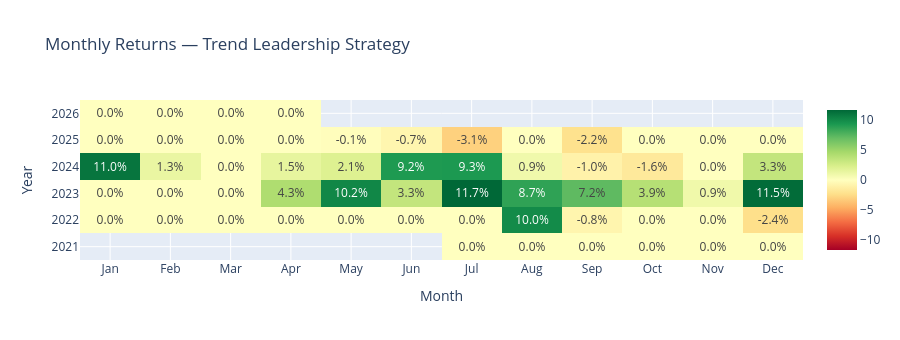
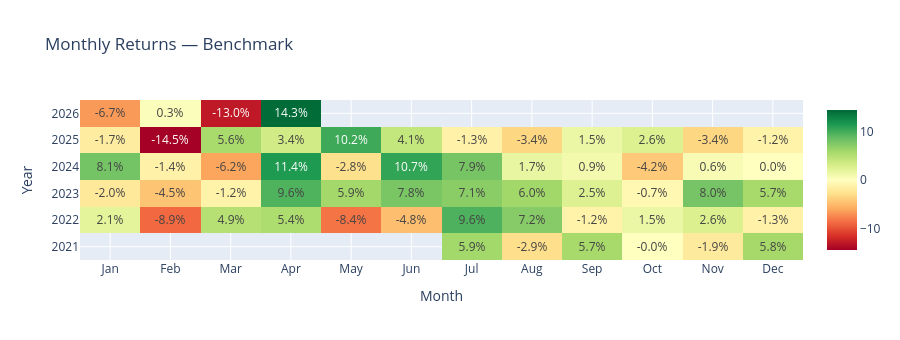

Notebook source saved alongside these figures, in order:
### Markdown cell above
## 7. Monthly returns — strategy vs benchmark

### Code cell
strategy_monthly = strat_ret.dropna().resample('ME').apply(lambda x: (1 + x).prod() - 1)
bm_monthly = bm_ret.dropna().resample('ME').apply(lambda x: (1 + x).prod() - 1)

def returns_heatmap(monthly_ret, title):
    df = monthly_ret.to_frame('ret')
    df['year'] = df.index.year
    df['month'] = df.index.strftime('%b')
    pivot = df.pivot(index='year', columns='month', values='ret') * 100
    month_order = ['Jan', 'Feb', 'Mar', 'Apr', 'May', 'Jun', 'Jul', 'Aug', 'Sep', 'Oct', 'Nov', 'Dec']
    pivot = pivot.reindex(columns=[m for m in month_order if m in pivot.columns])

    fig = go.Figure(go.Heatmap(
        z=pivot.values.tolist(),
        x=pivot.columns.tolist(),
        y=[str(y) for y in pivot.index.tolist()],
        colorscale='RdYlGn',
        zmid=0,
        text=[[f'{v:.1f}%' if not np.isnan(v) else '' for v in row] for row in pivot.values],
        texttemplate='%{text}',
        showscale=True
    ))
    fig.update_layout(title=title, height=340, xaxis_title='Month', yaxis_title='Year')
    return fig

returns_heatmap(strategy_monthly, 'Monthly Returns — Trend Leadership Strategy').show()
returns_heatmap(bm_monthly, 'Monthly Returns — Benchmark').show()

### Figure 1 — Plotly figure (JSON) as saved in the notebook; plotly's stock layout.template omitted (floating-point values rounded to 4 significant figures)
{"data": [{"colorscale": [[0, "rgb(165,0,38)"], [0.1, "rgb(215,48,39)"], [0.2, "rgb(244,109,67)"], [0.3, "rgb(253,174,97)"], [0.4, "rgb(254,224,139)"], [0.5, "rgb(255,255,191)"], [0.6, "rgb(217,239,139)"], [0.7, "rgb(166,217,106)"], [0.8, "rgb(102,189,99)"], [0.9, "rgb(26,152,80)"], [1, "rgb(0,104,55)"]], "showscale": true, "text": [["", "", "", "", "", "", "0.0%", "0.0%", "0.0%", "0.0%", "0.0%", "0.0%"], ["0.0%", "0.0%", "0.0%", "0.0%", "0.0%", "0.0%", "0.0%", "10.0%", "-0.8%", "0.0%", "0.0%", "-2.4%"], ["0.0%", "0.0%", "0.0%", "4.3%", "10.2%", "3.3%", "11.7%", "8.7%", "7.2%", "3.9%", "0.9%", "11.5%"], ["11.0%", "1.3%", "0.0%", "1.5%", "2.1%", "9.2%", "9.3%", "0.9%", "-1.0%", "-1.6%", "0.0%", "3.3%"], ["0.0%", "0.0%", "0.0%", "0.0%", "-0.1%", "-0.7%", "-3.1%", "0.0%", "-2.2%", "0.0%", "0.0%", "0.0%"], ["0.0%", "0.0%", "0.0%", "0.0%", "", "", "", "", "", "", "", ""]], "texttemplate": "%{text}", "type": "heatmap", "x": ["Jan", "Feb", "Mar", "Apr", "May", "Jun", "Jul", "Aug", "Sep", "Oct", "Nov", "Dec"], "y": ["2021", "2022", "2023", "2024", "2025", "2026"], "z": [[null, null, null, null, null, null, 0, 0, 0, 0, 0, 0], [0, 0, 0, 0, 0, 0, 0, 9.957, -0.761, 0, 0, -2.351], [0, 0, 0, 4.252, 10.16, 3.349, 11.68, 8.694, 7.224, 3.926, 0.9359, 11.5], [11.04, 1.292, 0, 1.496, 2.054, 9.226, 9.271, 0.9173, -0.9604, -1.636, 0, 3.35], [0, 0, 0, 0, -0.1227, -0.7146, -3.052, 0, -2.195, 0, 0, 0], [0, 0, 0, 0, null, null, null, null, null, null, null, null]], "zmid": 0}], "layout": {"height": 340, "title": {"text": "Monthly Returns — Trend Leadership Strategy"}, "xaxis": {"title": {"text": "Month"}}, "yaxis": {"title": {"text": "Year"}}}}

### Figure 2 — Plotly figure (JSON) as saved in the notebook; plotly's stock layout.template omitted (floating-point values rounded to 4 significant figures)
{"data": [{"colorscale": [[0, "rgb(165,0,38)"], [0.1, "rgb(215,48,39)"], [0.2, "rgb(244,109,67)"], [0.3, "rgb(253,174,97)"], [0.4, "rgb(254,224,139)"], [0.5, "rgb(255,255,191)"], [0.6, "rgb(217,239,139)"], [0.7, "rgb(166,217,106)"], [0.8, "rgb(102,189,99)"], [0.9, "rgb(26,152,80)"], [1, "rgb(0,104,55)"]], "showscale": true, "text": [["", "", "", "", "", "", "5.9%", "-2.9%", "5.7%", "-0.0%", "-1.9%", "5.8%"], ["2.1%", "-8.9%", "4.9%", "5.4%", "-8.4%", "-4.8%", "9.6%", "7.2%", "-1.2%", "1.5%", "2.6%", "-1.3%"], ["-2.0%", "-4.5%", "-1.2%", "9.6%", "5.9%", "7.8%", "7.1%", "6.0%", "2.5%", "-0.7%", "8.0%", "5.7%"], ["8.1%", "-1.4%", "-6.2%", "11.4%", "-2.8%", "10.7%", "7.9%", "1.7%", "0.9%", "-4.2%", "0.6%", "0.0%"], ["-1.7%", "-14.5%", "5.6%", "3.4%", "10.2%", "4.1%", "-1.3%", "-3.4%", "1.5%", "2.6%", "-3.4%", "-1.2%"], ["-6.7%", "0.3%", "-13.0%", "14.3%", "", "", "", "", "", "", "", ""]], "texttemplate": "%{text}", "type": "heatmap", "x": ["Jan", "Feb", "Mar", "Apr", "May", "Jun", "Jul", "Aug", "Sep", "Oct", "Nov", "Dec"], "y": ["2021", "2022", "2023", "2024", "2025", "2026"], "z": [[null, null, null, null, null, null, 5.932, -2.868, 5.671, -0.00843, -1.919, 5.809], [2.076, -8.871, 4.893, 5.393, -8.38, -4.845, 9.636, 7.233, -1.164, 1.499, 2.647, -1.28], [-2.028, -4.53, -1.151, 9.585, 5.852, 7.786, 7.061, 5.957, 2.509, -0.7001, 7.983, 5.714], [8.069, -1.355, -6.206, 11.41, -2.761, 10.67, 7.947, 1.682, 0.9349, -4.224, 0.6405, 0.006518], [-1.735, -14.49, 5.607, 3.375, 10.24, 4.123, -1.255, -3.435, 1.462, 2.575, -3.443, -1.241], [-6.669, 0.2945, -13.0, 14.27, null, null, null, null, null, null, null, null]], "zmid": 0}], "layout": {"height": 340, "title": {"text": "Monthly Returns — Benchmark"}, "xaxis": {"title": {"text": "Month"}}, "yaxis": {"title": {"text": "Year"}}}}
